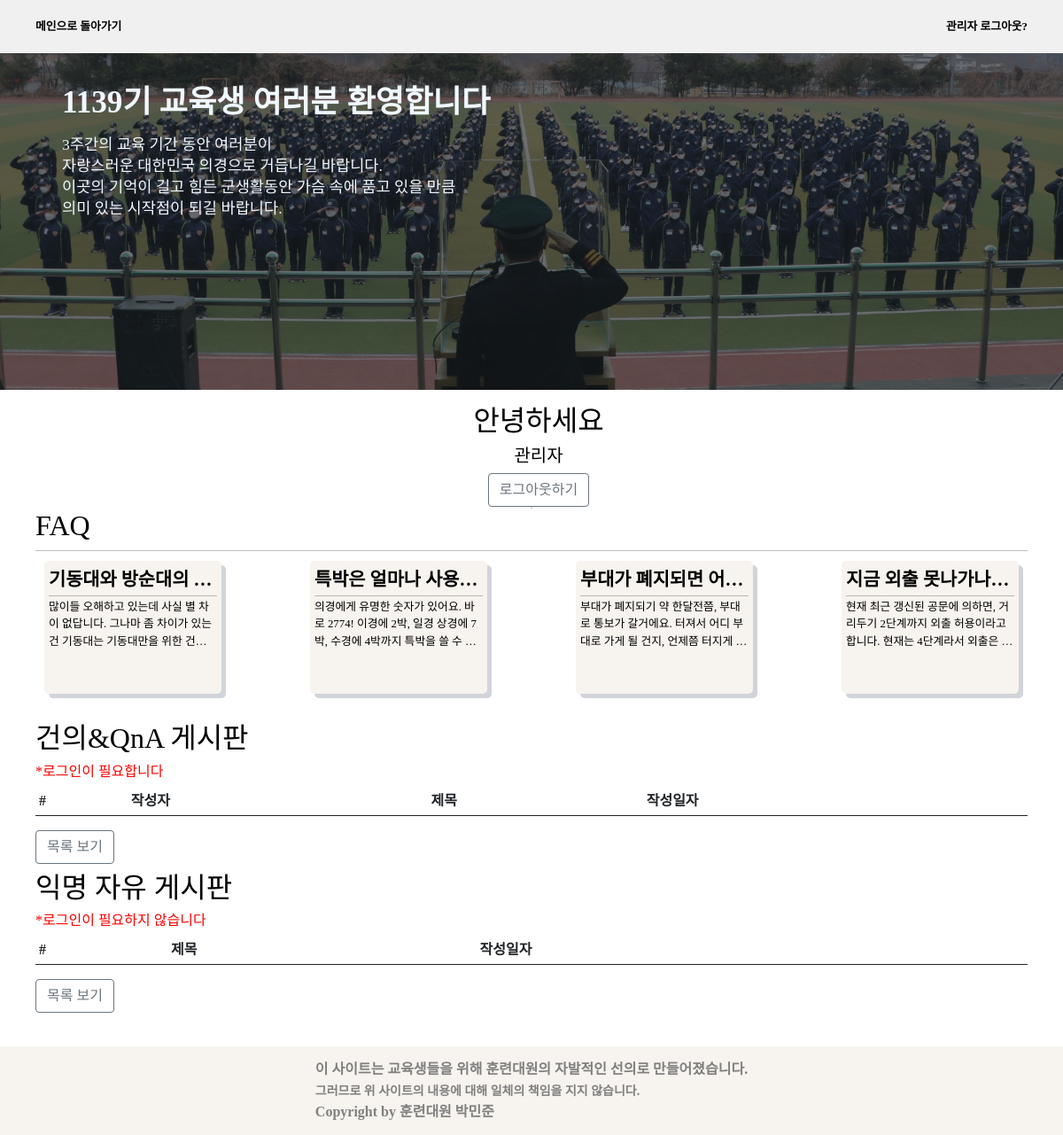
The app's page /main (signed in) with its own data.
### app/models.py (models this page shows, shortened)
class User(db.Model):
    id = db.Column(db.Integer, primary_key=True)
    pw = db.Column(db.String(200), nullable=False)
    name = db.Column(db.String(50), nullable=False)
    _class = db.Column(db.String(50), nullable=True)
    @property
    def is_authenticated(self):
        return True

class Faq(db.Model):
    id = db.Column(db.Integer, primary_key=True)
    subject = db.Column(db.String(200), nullable=False)
    content = db.Column(db.Text(), nullable=False)

### app/views/main_views.py (the view, shortened to what this page needs)
@bp.route("/main", methods=["GET", "POST"])
def main():
    form = LoginForm()
    faq_list = Faq.query.limit(4).all()
    question_list = (
        Question.query.order_by(Question.create_date.desc()).limit(4).all()
    )
    question_a_list = (
        Question_A.query.order_by(Question_A.create_date.desc()).limit(4).all()
    )
    return render_template(
        "main.html",
        form=form,
        question_list=question_list,
        question_a_list=question_a_list,
        faq_list=faq_list,
    )

### app/__init__.py (called while the page is built)
@login_manager.user_loader
def user_loader(user_id):
    from .models import User
    return User.query.filter_by(id=user_id).first()

### app/templates/main.html (shortened to what this page needs)
{% extends 'base.html' %}
{%block contents%}
<section class="main_img">
    <div class="main_container inner">
        <div class="title_container">
            <div class="title">1139기 교육생 여러분 환영합니다</div>
            <div class="message">3주간의 교육 기간 동안 여러분이 <br>
                자랑스러운 대한민국 의경으로 거듭나길 바랍니다.<br>
                이곳의 기억이 길고 힘든 군생활동안 가슴 속에 품고 있을 만큼<br>
                의미 있는 시작점이 되길 바랍니다.
            </div>
        </div>
    </div>
</section>
<section class='first_main inner'>
    <div class="login_form">
        {% if current_user.is_authenticated %}
        <h2>안녕하세요</h2>
        <h5>{{current_user.name}}</h5>
        <a class='btn btn-outline-secondary' href="{{url_for('main.logout')}}">로그아웃하기</a>
        {%endif%}
    </div>
    <div class="updown"></div>
    <div class="faq_container">
        <h2>FAQ</h2>
        <hr>
        <div class="faq_list">
            {% for faq in faq_list %}
            <a href="{{url_for('detail.faq_list')}}">
                <div class="faq_card">
                    <div class="card_title">{{faq.subject}}</div>
                    <hr>
                    <div class="card_detail">
                        {{faq.content}}
                    </div>
                </div>
            </a>
            {% endfor %}
        </div>
    </div>
</section>
<section class="inner">
    <h2>건의&QnA 게시판</h2>
    <h6 style="color: red;">*로그인이 필요합니다</h6>
    <table class="table table-sm">
        <thead>
            <tr>
                <th scope="col">#</th>
                <th scope="col">작성자</th>
                <th scope="col">제목</th>
                <th scope="col">작성일자</th>
            </tr>
        </thead>
    </table>
    <a class="btn btn-outline-secondary mb-2" href="{{ url_for('detail.question_list') }}" role="button">목록 보기</a>
</section>
<section class="inner">
    <h2>익명 자유 게시판</h2>
    <h6 style="color: red;">*로그인이 필요하지 않습니다</h6>
    <table class="table table-sm">
        <thead>
            <tr>
                <th scope="col">#</th>
                <th scope="col">제목</th>
                <th scope="col">작성일자</th>
            </tr>
        </thead>
    </table>
    <a class="btn btn-outline-secondary mb-2" href="{{ url_for('detail.anonymous') }}" role="button">목록 보기</a>
</section>
<section class="footer">
    <div>
        <div>
            이 사이트는 교육생들을 위해 훈련대원의 자발적인 선의로 만들어졌습니다.
        </div>
        <div><small>
                그러므로 위 사이트의 내용에 대해 일체의 책임을 지지 않습니다.
            </small></div>
        <div>
            Copyright by 훈련대원 박민준
        </div>
    </div>
</section>
{% endblock %}

### app/templates/nav.html
<nav class='inner'>
  <div>
    <a href="{{ url_for('main.main') }}">메인으로 돌아가기</a>
  </div>
  {%if current_user.is_authenticated %}
  <div>
    <a href="{{url_for('main.logout')}}">{{current_user.name}}<small> 로그아웃?</small></a>
  </div>
  {% endif %}
</nav>

### app/static/css/style.css (style rules this page uses)
* { box-sizing:border-box; }
html { height: 100%; }
body { min-height: 100%; font-family: "Spoca Han Sans Neo", "sans-serif"; color:black; }
.inner { height: 100%; padding: 0 40px; margin: 0 auto; }
nav { width: 100%; line-height: 60px; display: flex; justify-content: space-between; }
nav.inner { display: flex; justify-content: space-between; }
a { all:unset; }
nav * { font-size: 1.2rem; font-weight: bold; }
section { width: 100%; position: relative; }
.main_img { margin-top: 60px; height: 380px; background-image: url(/static/img/main_img2.jpg); background-size:cover; background-position: center 50%; background-repeat: no-repeat; z-index:1; }
.main_container { width: 100%; height:100%; background-color: rgba(25, 33, 37,0.6); z-index:2; }
.title_container { padding-top:30px; padding-left:30px; }
.title { font-size: 2.2rem; font-weight: bold; color: aliceblue; }
.message { margin-top: 0.5rem; font-size: 1.1rem; color: aliceblue; line-height: 1.5rem; }
h6 { color:red; }
.first_main { width:100%; height:100%; display: flex; margin-top:1rem; justify-content: space-between; align-items: center; }
.login_form { height: 100%; margin-left:1rem; width: 300px; text-align: center; }
.faq_container { width:100%; height:100%; margin-bottom: 20px; overflow:scroll; }
.faq_list { display: flex; width: 100%; justify-content: space-between; margin: 0.7rem 0; }
.faq_card { width:200px; height:150px; border-radius: 5px; box-shadow: 5px 5px rgba(25,42,70,0.2); padding: 5px; background-color: rgb(247, 243, 238); margin:0 10px; }
.updown { margin:0px 20px; max-height:280px; border: 1px solid rgba(25,42,70,0.2); width:0.1px; }
.card_title { font-weight: bold; font-size: 1.3rem; width: 100%; white-space: nowrap; overflow: hidden; text-overflow: ellipsis; }
.card_detail { font-size: 0.8rem; width: 100%; overflow:hidden; text-overflow: ellipsis; display: -webkit-box; -webkit-line-clamp: 3; -webkit-box-orient: vertical; }
hr { margin:3px 0; }
.footer { margin-top: 30px; background-color: rgb(247, 243, 238); color: gray; font-size: 1rem; font-weight: bold; height: 100px; display: flex; justify-content: center; align-items: center; }
@media only screen and (max-width: 1200px) { .first_main { flex-direction: column; } }
@media only screen and (max-width: 1200px) { nav * { font-size: 0.8rem; } }

### records on screen
User: name "관리자"
Faq: subject "기동대와 방순대의…", content "많이들 오해하고 있는데 사실 별 차이 없답니다. 그나마 좀 차이가 있는 건 기동대는 기동대만을 위한…"
Faq: subject "특박은 얼마나 사용…", content "의경에게 유명한 숫자가 있어요. 바로 2774! 이경에 2박, 일경 상경에 7박, 수경에 4박까지 특박을 쓸…"
Faq: subject "부대가 폐지되면 어…", content "부대가 폐지되기 약 한달전쯤, 부대로 통보가 갈거에요. 터져서 어디 부대로 가게 될 건지, 언제쯤…"
Faq: subject "지금 외출 못나가나…", content "현재 최근 갱신된 공문에 의하면, 거리두기 2단계까지 외출 허용이라고 합니다. 현재는 4단계라서…"
